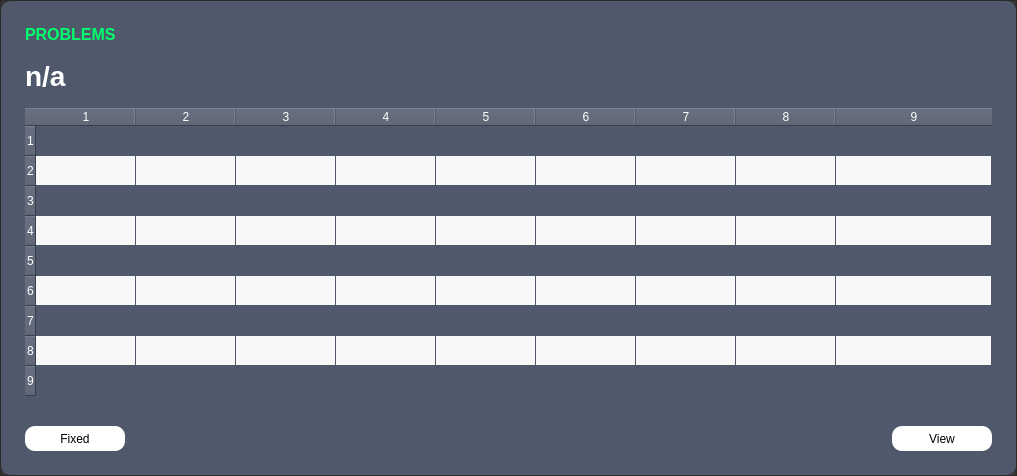
      <widget class="QWidget" name="pageProblems">
       <property name="sizePolicy">
        <sizepolicy hsizetype="MinimumExpanding" vsizetype="MinimumExpanding">
         <horstretch>0</horstretch>
         <verstretch>0</verstretch>
        </sizepolicy>
       </property>
       <layout class="QGridLayout" name="gridLayout_3">
        <property name="leftMargin">
         <number>0</number>
        </property>
        <property name="topMargin">
         <number>0</number>
        </property>
        <property name="rightMargin">
         <number>0</number>
        </property>
        <property name="bottomMargin">
         <number>0</number>
        </property>
        <property name="spacing">
         <number>0</number>
        </property>
        <item row="0" column="0">
         <widget class="QFrame" name="frameProblems">
          <property name="enabled">
           <bool>true</bool>
          </property>
          <property name="sizePolicy">
           <sizepolicy hsizetype="MinimumExpanding" vsizetype="MinimumExpanding">
            <horstretch>0</horstretch>
            <verstretch>0</verstretch>
           </sizepolicy>
          </property>
          <property name="minimumSize">
           <size>
            <width>0</width>
            <height>0</height>
           </size>
          </property>
          <property name="accessibleDescription">
           <string>backgroundFrame</string>
          </property>
          <property name="styleSheet">
           <string notr="true">background-color: rgb(55,55,55);</string>
          </property>
          <property name="frameShape">
           <enum>QFrame::StyledPanel</enum>
          </property>
          <property name="frameShadow">
           <enum>QFrame::Raised</enum>
          </property>
          <property name="lineWidth">
           <number>1</number>
          </property>
          <layout class="QGridLayout" name="gridLayout_13">
           <property name="leftMargin">
            <number>0</number>
           </property>
           <property name="topMargin">
            <number>0</number>
           </property>
           <property name="rightMargin">
            <number>0</number>
           </property>
           <property name="bottomMargin">
            <number>0</number>
           </property>
           <property name="horizontalSpacing">
            <number>0</number>
           </property>
           <item row="0" column="0">
            <widget class="QFrame" name="frameProblemsContent">
             <property name="sizePolicy">
              <sizepolicy hsizetype="MinimumExpanding" vsizetype="MinimumExpanding">
               <horstretch>0</horstretch>
               <verstretch>0</verstretch>
              </sizepolicy>
             </property>
             <property name="maximumSize">
              <size>
               <width>16777215</width>
               <height>16777215</height>
              </size>
             </property>
             <property name="accessibleDescription">
              <string>backgroundFrame</string>
             </property>
             <property name="styleSheet">
              <string notr="true">background-color: rgb(80,88,107);
border-radius: 10px;</string>
             </property>
             <property name="frameShape">
              <enum>QFrame::StyledPanel</enum>
             </property>
             <property name="frameShadow">
              <enum>QFrame::Raised</enum>
             </property>
             <layout class="QGridLayout" name="gridLayout_12">
              <property name="leftMargin">
               <number>24</number>
              </property>
              <property name="topMargin">
               <number>24</number>
              </property>
              <property name="rightMargin">
               <number>24</number>
              </property>
              <property name="bottomMargin">
               <number>24</number>
              </property>
              <property name="horizontalSpacing">
               <number>5</number>
              </property>
              <property name="verticalSpacing">
               <number>16</number>
              </property>
              <item row="2" column="0" colspan="5">
               <widget class="QTableWidget" name="tableWidgetProblems">
                <property name="sizePolicy">
                 <sizepolicy hsizetype="MinimumExpanding" vsizetype="MinimumExpanding">
                  <horstretch>0</horstretch>
                  <verstretch>0</verstretch>
                 </sizepolicy>
                </property>
                <property name="font">
                 <font>
                  <pointsize>11</pointsize>
                  <weight>50</weight>
                  <italic>false</italic>
                  <bold>false</bold>
                 </font>
                </property>
                <property name="styleSheet">
                 <string notr="true">background-color: rgb(80,88,107);
color: rgb(255,255,255);</string>
                </property>
                <property name="frameShape">
                 <enum>QFrame::StyledPanel</enum>
                </property>
                <property name="frameShadow">
                 <enum>QFrame::Plain</enum>
                </property>
                <property name="lineWidth">
                 <number>1</number>
                </property>
                <property name="horizontalScrollBarPolicy">
                 <enum>Qt::ScrollBarAsNeeded</enum>
                </property>
                <property name="sizeAdjustPolicy">
                 <enum>QAbstractScrollArea::AdjustToContents</enum>
                </property>
                <property name="autoScroll">
                 <bool>true</bool>
                </property>
                <property name="autoScrollMargin">
                 <number>16</number>
                </property>
                <property name="editTriggers">
                 <set>QAbstractItemView::NoEditTriggers</set>
                </property>
                <property name="dragDropOverwriteMode">
                 <bool>true</bool>
                </property>
                <property name="alternatingRowColors">
                 <bool>true</bool>
                </property>
                <property name="selectionMode">
                 <enum>QAbstractItemView::SingleSelection</enum>
                </property>
                <property name="selectionBehavior">
                 <enum>QAbstractItemView::SelectRows</enum>
                </property>
                <property name="textElideMode">
                 <enum>Qt::ElideLeft</enum>
                </property>
                <property name="verticalScrollMode">
                 <enum>QAbstractItemView::ScrollPerPixel</enum>
                </property>
                <property name="horizontalScrollMode">
                 <enum>QAbstractItemView::ScrollPerPixel</enum>
                </property>
                <property name="showGrid">
                 <bool>true</bool>
                </property>
                <property name="gridStyle">
                 <enum>Qt::NoPen</enum>
                </property>
                <property name="sortingEnabled">
                 <bool>true</bool>
                </property>
                <property name="cornerButtonEnabled">
                 <bool>false</bool>
                </property>
                <property name="rowCount">
                 <number>9</number>
                </property>
                <property name="columnCount">
                 <number>9</number>
                </property>
                <attribute name="horizontalHeaderCascadingSectionResizes">
                 <bool>false</bool>
                </attribute>
                <attribute name="horizontalHeaderShowSortIndicator" stdset="0">
                 <bool>true</bool>
                </attribute>
                <attribute name="horizontalHeaderStretchLastSection">
                 <bool>true</bool>
                </attribute>
                <attribute name="verticalHeaderCascadingSectionResizes">
                 <bool>false</bool>
                </attribute>
                <attribute name="verticalHeaderStretchLastSection">
                 <bool>false</bool>
                </attribute>
                <row/>
                <row/>
                <row/>
                <row/>
                <row/>
                <row/>
                <row/>
                <row/>
                <row/>
                <column/>
                <column/>
                <column/>
                <column/>
                <column/>
                <column/>
                <column/>
                <column/>
                <column/>
               </widget>
              </item>
              <item row="0" column="0">
               <widget class="QLabel" name="labelProblems">
                <property name="font">
                 <font>
                  <family>Segoe UI</family>
                  <pointsize>12</pointsize>
                  <weight>75</weight>
                  <bold>true</bold>
                 </font>
                </property>
                <property name="cursor">
                 <cursorShape>ArrowCursor</cursorShape>
                </property>
                <property name="accessibleDescription">
                 <string>titleLabel</string>
                </property>
                <property name="styleSheet">
                 <string notr="true">
	color: rgb(0, 255, 108);</string>
                </property>
                <property name="text">
                 <string>PROBLEMS</string>
                </property>
                <property name="scaledContents">
                 <bool>true</bool>
                </property>
                <property name="openExternalLinks">
                 <bool>false</bool>
                </property>
                <property name="textInteractionFlags">
                 <set>Qt::LinksAccessibleByMouse</set>
                </property>
               </widget>
              </item>
              <item row="1" column="0" colspan="4">
               <widget class="QLabel" name="labelCurrentDate3">
                <property name="font">
                 <font>
                  <family>Segoe UI</family>
                  <pointsize>21</pointsize>
                  <weight>75</weight>
                  <bold>true</bold>
                 </font>
                </property>
                <property name="cursor">
                 <cursorShape>ArrowCursor</cursorShape>
                </property>
                <property name="accessibleDescription">
                 <string>normalLabel</string>
                </property>
                <property name="styleSheet">
                 <string notr="true">color: rgb(255, 255, 255);</string>
                </property>
                <property name="frameShape">
                 <enum>QFrame::NoFrame</enum>
                </property>
                <property name="text">
                 <string>n/a</string>
                </property>
                <property name="textFormat">
                 <enum>Qt::AutoText</enum>
                </property>
                <property name="scaledContents">
                 <bool>true</bool>
                </property>
                <property name="alignment">
                 <set>Qt::AlignLeading|Qt::AlignLeft|Qt::AlignTop</set>
                </property>
                <property name="openExternalLinks">
                 <bool>false</bool>
                </property>
                <property name="textInteractionFlags">
                 <set>Qt::LinksAccessibleByMouse</set>
                </property>
               </widget>
              </item>
              <item row="3" column="0">
               <widget class="QPushButton" name="pushButtonProblemsFixed">
                <property name="sizePolicy">
                 <sizepolicy hsizetype="Fixed" vsizetype="Fixed">
                  <horstretch>0</horstretch>
                  <verstretch>0</verstretch>
                 </sizepolicy>
                </property>
                <property name="minimumSize">
                 <size>
                  <width>100</width>
                  <height>25</height>
                 </size>
                </property>
                <property name="cursor">
                 <cursorShape>PointingHandCursor</cursorShape>
                </property>
                <property name="accessibleDescription">
                 <string>successButton</string>
                </property>
                <property name="autoFillBackground">
                 <bool>false</bool>
                </property>
                <property name="styleSheet">
                 <string notr="true">background-color: rgb(255, 255, 255);
color: rgb(0, 0, 0);</string>
                </property>
                <property name="text">
                 <string>Fixed</string>
                </property>
                <property name="default">
                 <bool>false</bool>
                </property>
                <property name="flat">
                 <bool>false</bool>
                </property>
               </widget>
              </item>
              <item row="3" column="4">
               <widget class="QPushButton" name="pushButtonProblemsView">
                <property name="sizePolicy">
                 <sizepolicy hsizetype="Fixed" vsizetype="Fixed">
                  <horstretch>0</horstretch>
                  <verstretch>0</verstretch>
                 </sizepolicy>
                </property>
                <property name="minimumSize">
                 <size>
                  <width>100</width>
                  <height>25</height>
                 </size>
                </property>
                <property name="cursor">
                 <cursorShape>PointingHandCursor</cursorShape>
                </property>
                <property name="accessibleDescription">
                 <string>neutralButton</string>
                </property>
                <property name="autoFillBackground">
                 <bool>false</bool>
                </property>
                <property name="styleSheet">
                 <string notr="true">background-color: rgb(255, 255, 255);
color: rgb(0, 0, 0);</string>
                </property>
                <property name="text">
                 <string>View</string>
                </property>
                <property name="default">
                 <bool>false</bool>
                </property>
                <property name="flat">
                 <bool>false</bool>
                </property>
               </widget>
              </item>
             </layout>
            </widget>
           </item>
          </layout>
         </widget>
        </item>
       </layout>
      </widget>
